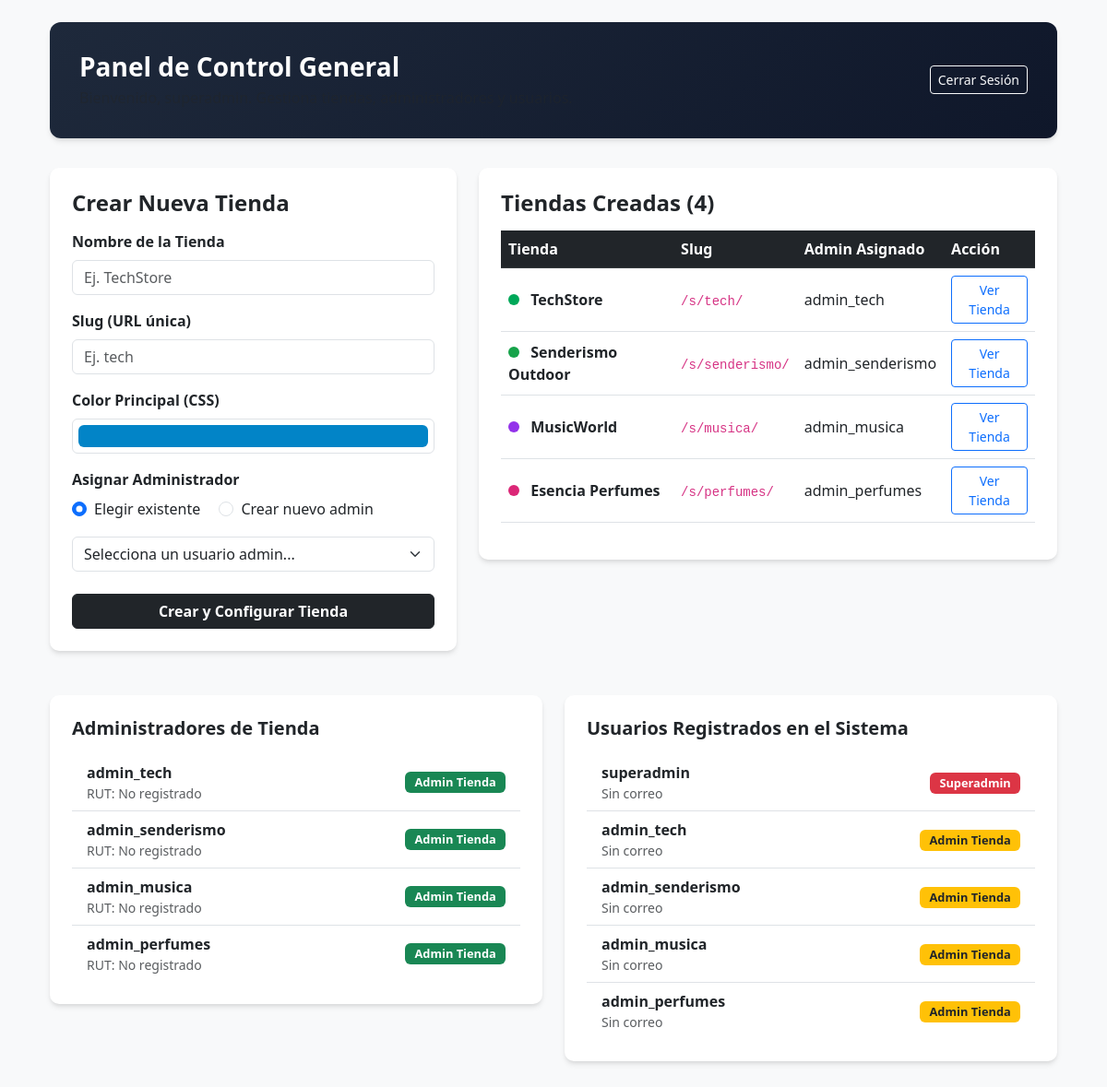
Page /dashboard/super/ (signed in) on the committed database.
### core/models.py (models this page shows, shortened)
class Store(models.Model):
    name = models.CharField(max_length=100)
    slug = models.SlugField(unique=True)
    admin = models.OneToOneField(User, on_delete=models.CASCADE, related_name='managed_store')
    logo = models.ImageField(upload_to='store_logos/', null=True, blank=True)
    primary_color = models.CharField(max_length=7, default="#1e293b") # Color CSS personalizado por tienda
    created_at = models.DateTimeField(auto_now_add=True)

class User(AbstractUser):
    is_store_admin = models.BooleanField(default=False)
    rut = models.CharField(max_length=12, validators=[validate_rut], unique=True, null=True, blank=True)

### core/views.py (the view, shortened to what this page needs)
# urls.py: path('dashboard/super/', superadmin_dashboard, name='superadmin_dashboard'),
@login_required
def superadmin_dashboard(request):
    if not request.user.is_superuser:
        return redirect('/accounts/login/')
    stores = Store.objects.all()
    store_admins = User.objects.filter(is_store_admin=True)
    all_users = User.objects.all()
    context = {
        'stores': stores,
        'store_admins': store_admins,
        'all_users': all_users,
    }
    return render(request, 'superadmin_dashboard.html', context)

### templates/superadmin_dashboard.html (shortened to what this page needs)
{% extends 'base.html' %}
{% block content %}
<div class="container py-4">
    <div class="dashboard-header d-flex justify-content-between align-items-center">
        <div>
            <h1 class="h3 fw-bold mb-1">Panel de Control General</h1>
            <p class="text-muted mb-0 text-light opacity-75">Bienvenido, {{ request.user.username }}. Gestiona tiendas, administradores y usuarios.</p>
        </div>
        <div>
            <a href="{% url 'logout' %}" class="btn btn-outline-light btn-sm">Cerrar Sesión</a>
        </div>
    </div>
    <div class="row">
        <div class="col-lg-5">
            <div class="card card-dashboard p-4">
                <h4 class="fw-bold mb-3 text-dark">Crear Nueva Tienda</h4>
                <form method="POST">
                    <div class="mb-3">
                        <label class="form-label fw-semibold">Nombre de la Tienda</label>
                        <input type="text" name="name" class="form-control" placeholder="Ej. TechStore" required>
                    </div>
                    <div class="mb-3">
                        <label class="form-label fw-semibold">Slug (URL única)</label>
                        <input type="text" name="slug" class="form-control" placeholder="Ej. tech" required>
                    </div>
                    <div class="mb-3">
                        <label class="form-label fw-semibold">Color Principal (CSS)</label>
                        <input type="color" name="primary_color" class="form-control form-control-color w-100" value="#0284c7">
                    </div>
                    <div class="mb-3">
                        <label class="form-label fw-semibold d-block">Asignar Administrador</label>
                        <div class="form-check form-check-inline">
                            <input class="form-check-input" type="radio" name="admin_choice" id="choiceExisting" value="existing" checked onclick="toggleAdminFields()">
                            <label class="form-check-label" for="choiceExisting">Elegir existente</label>
                        </div>
                        <div class="form-check form-check-inline">
                            <input class="form-check-input" type="radio" name="admin_choice" id="choiceNew" value="new" onclick="toggleAdminFields()">
                            <label class="form-check-label" for="choiceNew">Crear nuevo admin</label>
                        </div>
                    </div>
                    <div class="mb-3" id="existingAdminDiv">
                        <select name="admin_id" id="adminSelect" class="form-select" required>
                            <option value="">Selecciona un usuario admin...</option>
                        </select>
                    </div>
                    <button type="submit" class="btn btn-dark w-100 fw-semibold mt-2">Crear y Configurar Tienda</button>
                </form>
            </div>
        </div>
        <div class="col-lg-7">
            <div class="card card-dashboard p-4">
                <h4 class="fw-bold mb-3 text-dark">Tiendas Creadas ({{ stores.count }})</h4>
                <div class="table-container">
                    <table class="table table-hover align-middle">
                        <thead class="table-dark">
                            <tr>
                                <th>Tienda</th>
                                <th>Slug</th>
                                <th>Admin Asignado</th>
                                <th>Acción</th>
                            </tr>
                        </thead>
                        <tbody>
                            {% for store in stores %}
                            <tr>
                                <td class="fw-semibold">
                                    <span class="d-inline-block rounded-circle me-2" style="width: 12px; height: 12px; background-color: {{ store.primary_color }};"></span>
                                    {{ store.name }}
                                </td>
                                <td><code>/s/{{ store.slug }}/</code></td>
                                <td>{{ store.admin.username }}</td>
                                <td>
                                    <a href="{% url 'store_front' store.slug %}" target="_blank" class="btn btn-sm btn-outline-primary">Ver Tienda</a>
                                </td>
                            </tr>
                            {% empty %}
                            <tr>
                                <td colspan="4" class="text-center text-muted py-4">No hay tiendas registradas todavía.</td>
                            </tr>
                            {% endfor %}
                        </tbody>
                    </table>
                </div>
            </div>
        </div>
    </div>
    <div class="row mt-4">
        <div class="col-md-6">
            <div class="card card-dashboard p-4">
                <h5 class="fw-bold mb-3">Administradores de Tienda</h5>
                <div class="table-container">
                    <ul class="list-group list-group-flush">
                        {% for admin in store_admins %}
                        <li class="list-group-item d-flex justify-content-between align-items-center">
                            <div>
                                <span class="fw-semibold">{{ admin.username }}</span>
                                <small class="text-muted d-block">RUT: {{ admin.rut|default:"No registrado" }}</small>
                            </div>
                            <span class="badge bg-success badge-role">Admin Tienda</span>
                        </li>
                        {% empty %}
                        <li class="list-group-item text-muted text-center">No hay administradores creados.</li>
                        {% endfor %}
                    </ul>
                </div>
            </div>
        </div>
        <div class="col-md-6">
            <div class="card card-dashboard p-4">
                <h5 class="fw-bold mb-3">Usuarios Registrados en el Sistema</h5>
                <div class="table-container">
                    <ul class="list-group list-group-flush">
                        {% for user in all_users %}
                        <li class="list-group-item d-flex justify-content-between align-items-center">
                            <div>
                                <span class="fw-semibold">{{ user.username }}</span>
                                <small class="text-muted d-block">{{ user.email|default:"Sin correo" }}</small>
                            </div>
                            <div>
                                {% if user.is_superuser %}
                                    <span class="badge bg-danger badge-role">Superadmin</span>
                                {% elif user.is_store_admin %}
                                    <span class="badge bg-warning text-dark badge-role">Admin Tienda</span>
                                {% else %}
                                    <span class="badge bg-secondary badge-role">Cliente</span>
                                {% endif %}
                            </div>
                        </li>
                        {% endfor %}
                    </ul>
                </div>
            </div>
        </div>
    </div>
</div>
{% endblock %}

### templates/base.html (shortened to what this page needs)
<!DOCTYPE html>
<html lang="es">
<head>
    <link href="https://cdn.jsdelivr.net/npm/bootstrap@5.3.0/dist/css/bootstrap.min.css" rel="stylesheet">
</head>
<body class="bg-light">
    <div class="container">
        {% block content %}{% endblock %}
    </div>
</body>
</html>

### templates/superadmin_dashboard.html (style rules this page uses)
:root { --admin-bg: #f1f5f9; --card-shadow: 0 4px 6px -1px rgba(0, 0, 0, 0.1), 0 2px 4px -1px rgba(0, 0, 0, 0.06); }
body { background-color: var(--admin-bg); }
.dashboard-header { background: linear-gradient(135deg, #1e293b 0%, #0f172a 100%); color: white; border-radius: 12px; padding: 2rem; margin-bottom: 2rem; box-shadow: var(--card-shadow); }
.card-dashboard { border: none; border-radius: 10px; box-shadow: var(--card-shadow); background: white; margin-bottom: 1.5rem; }
.table-container { max-height: 400px; overflow-y: auto; }
.badge-role { font-size: 0.8rem; padding: 0.4em 0.8em; }

### rows in the picture
Store: name "TechStore", slug "tech", admin.username "admin_tech"
Store: name "Senderismo Outdoor", slug "senderismo", admin.username "admin_senderismo"
Store: name "MusicWorld", slug "musica", admin.username "admin_musica"
Store: name "Esencia Perfumes", slug "perfumes", admin.username "admin_perfumes"
User: username "admin_tech", rut "No registrado", email "Sin correo", is_superuser "Admin Tienda"
User: username "admin_senderismo", rut "No registrado", email "Sin correo", is_superuser "Admin Tienda"
User: username "admin_musica", rut "No registrado", email "Sin correo", is_superuser "Admin Tienda"
User: username "admin_perfumes", rut "No registrado", email "Sin correo", is_superuser "Admin Tienda"
User: username "superadmin", email "Sin correo", is_superuser "Superadmin"

### other values in the picture
{{ stores.count }} "4"
